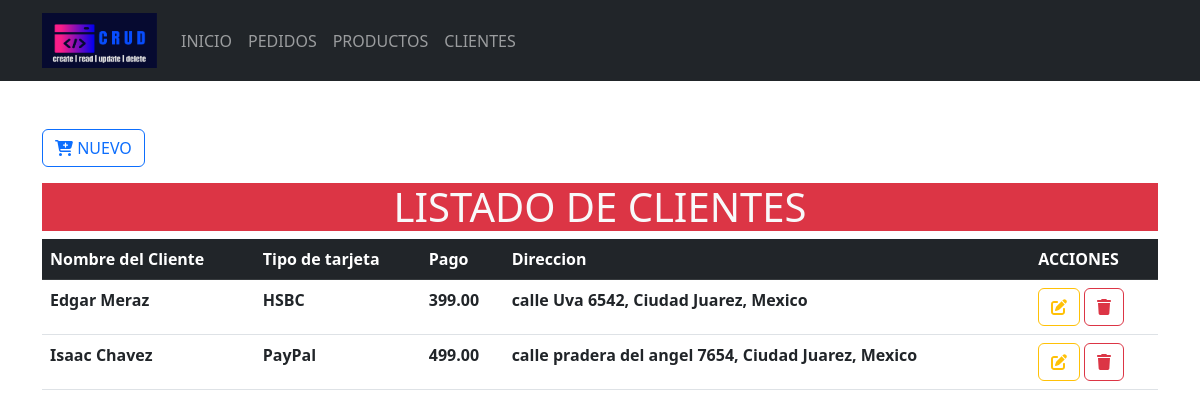
The app's page /Formularios/marcas/index.php with its own data.
### tables this page shows
CREATE TABLE `cliente` (
  `id_cliente` int(10) NOT NULL,
  `nom_cliente` varchar(100) NOT NULL,
  `tipo_tarjeta` varchar(100) NOT NULL,
  `pago` decimal(10,2) NOT NULL,
  `calle` varchar(100) NOT NULL,
  `ciudad` varchar(200) NOT NULL,
  `pais` varchar(100) NOT NULL,
  `num_exterior` int(4) NOT NULL
);

### Formularios/marcas/index.php (the view, shortened to what this page needs)
<?php
include_once("../../config/conexion.php")
?>
<!doctype html>
<html lang="es">
<head>
    <link rel="stylesheet" href="<?php echo base_url; ?>css/bootstrap.min.css">
<body>
    <header>
        <nav class="navbar navbar-expand-lg bg-dark" data-bs-theme="dark">
            <div class="container">
                <a class="navbar-brand" href="<?php echo base_url; ?>">
                    <img src="<?php echo base_url; ?>img/logo.png" alt="logo" height="55" width="115">
                </a>
                <div class="collapse navbar-collapse" id="mi-menu">
                    <ul class="navbar-nav">
                        <li class="nav-item">
                            <a class="nav-link" href="<?php echo base_url; ?>">INICIO</a>
                        </li>
                        <li class="nav-item">
                            <a class="nav-link" href="<?php echo base_url; ?>Formularios/productos/index.php">PEDIDOS</a>
                        </li>
                        <li class="nav-item">
                            <a class="nav-link" href="<?php echo base_url; ?>Formularios/categorias/index.php">PRODUCTOS</a>
                        </li>
                        <li class="nav-item">
                            <a class="nav-link" href="<?php echo base_url; ?>Formularios/marcas/index.php">CLIENTES</a>
                        </li>
                    </ul>
                </div>
            </div>
        </nav>
    </header>
    <div class="container-lg mt-5">
        <a href="crear.php" type="button" class="btn btn-outline-primary mb-3">
            <i class="fa-solid fa-cart-plus fa-beat"></i>
            NUEVO
        </a>
        <h1 class="text-center bg-danger text-light ">LISTADO DE CLIENTES</h1>
        <div class="table-responsive-sm">
            <table class="table table-hover">
                <thead class="table-dark">
                    <tr>
                        <th scope="col">Nombre del Cliente</th>
                        <th scope="col">Tipo de tarjeta</th>
                        <th scope="col">Pago</th>
                        <th scope="col">Direccion</th>
                        <th scope="col">ACCIONES</th>
                    </tr>
                </thead>
                <tbody>
                    <?php
                    $sql = $conexion->query("SELECT * FROM cliente");
                    while ($resultado = $sql->fetch_assoc()) {
                    ?>
                        <tr>
                            <th scope="row"><?php echo $resultado['nom_cliente'] ?></th>
                            <th scope="row"><?php echo $resultado['tipo_tarjeta'] ?></th>
                            <th scope="row"><?php echo $resultado['pago'] ?></th>
                            <th scope="row">
                                calle <?php echo $resultado['calle'] ?> <?php echo $resultado['num_exterior'] ?>,
                                <?php echo $resultado['ciudad'] ?>, <?php echo $resultado['pais'] ?>
                            </th>
                            <th scope="row">
                                <a href="<?php echo base_url; ?>Formularios/marcas/actualizar.php?Id=<?php echo $resultado['id_cliente'] ?>" class="btn btn-outline-warning">
                                    <i class="fa-solid fa-pen-to-square fa-beat"></i>
                                </a>
                                <a href="<?php echo base_url; ?>CRUDM/eliminarDatos.php?Id=<?php echo $resultado['id_cliente'] ?>" class="btn btn-outline-danger">
                                    <i class="fa-solid fa-trash fa-beat"></i>
                                </a>
                            </th>
                        </tr>
                    <?php
                    }
                    ?>
                </tbody>
            </table>
        </div>
    </div>
</body>
</html>

### records on screen
cliente: nom_cliente "Edgar Meraz", tipo_tarjeta "HSBC", pago "399.00", calle "Uva", num_exterior "6542", ciudad "Ciudad Juarez", pais "Mexico"
cliente: nom_cliente "Isaac Chavez", tipo_tarjeta "PayPal", pago "499.00", calle "pradera del angel", num_exterior "7654", ciudad "Ciudad Juarez", pais "Mexico"
